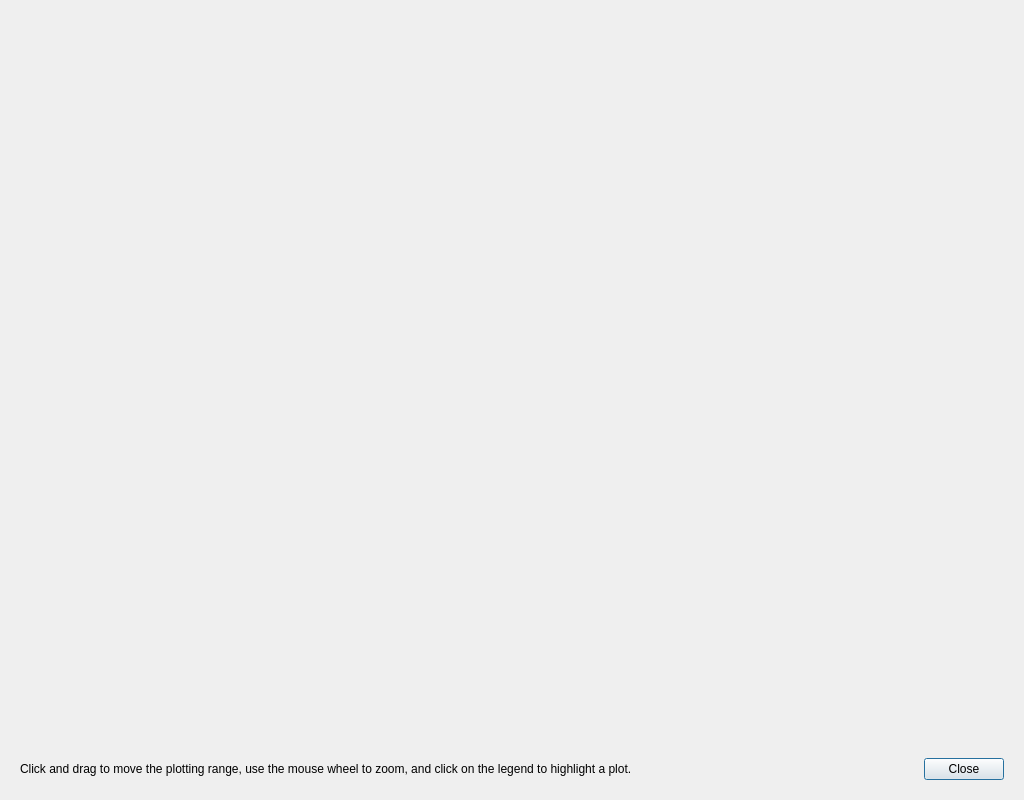
<?xml version="1.0" encoding="UTF-8"?>
<ui version="4.0">
 <class>StatisticsDialog</class>
 <widget class="QDialog" name="StatisticsDialog">
  <property name="geometry">
   <rect>
    <x>0</x>
    <y>0</y>
    <width>1024</width>
    <height>800</height>
   </rect>
  </property>
  <property name="sizePolicy">
   <sizepolicy hsizetype="Expanding" vsizetype="Expanding">
    <horstretch>0</horstretch>
    <verstretch>0</verstretch>
   </sizepolicy>
  </property>
  <property name="minimumSize">
   <size>
    <width>640</width>
    <height>480</height>
   </size>
  </property>
  <property name="windowTitle">
   <string>Launcher - Statistics</string>
  </property>
  <property name="windowOpacity">
   <double>1.000000000000000</double>
  </property>
  <layout class="QGridLayout" name="gridLayout">
   <item row="0" column="0">
    <widget class="QCustomPlot" name="customPlot" native="true">
     <zorder>label</zorder>
    </widget>
   </item>
   <item row="1" column="0">
    <widget class="QFrame" name="footer">
     <property name="sizePolicy">
      <sizepolicy hsizetype="Preferred" vsizetype="Minimum">
       <horstretch>0</horstretch>
       <verstretch>0</verstretch>
      </sizepolicy>
     </property>
     <property name="maximumSize">
      <size>
       <width>16777215</width>
       <height>40</height>
      </size>
     </property>
     <property name="frameShape">
      <enum>QFrame::NoFrame</enum>
     </property>
     <property name="frameShadow">
      <enum>QFrame::Raised</enum>
     </property>
     <property name="lineWidth">
      <number>0</number>
     </property>
     <layout class="QHBoxLayout" name="horizontalLayout_3">
      <item>
       <widget class="QLabel" name="label">
        <property name="text">
         <string>Click and drag to move the plotting range, use the mouse wheel to zoom, and click on the legend to highlight a plot.</string>
        </property>
        <property name="margin">
         <number>0</number>
        </property>
       </widget>
      </item>
      <item>
       <widget class="QDialogButtonBox" name="buttonBox_2">
        <property name="sizePolicy">
         <sizepolicy hsizetype="Preferred" vsizetype="Minimum">
          <horstretch>0</horstretch>
          <verstretch>0</verstretch>
         </sizepolicy>
        </property>
        <property name="orientation">
         <enum>Qt::Horizontal</enum>
        </property>
        <property name="standardButtons">
         <set>QDialogButtonBox::Close</set>
        </property>
        <property name="centerButtons">
         <bool>false</bool>
        </property>
       </widget>
      </item>
     </layout>
    </widget>
   </item>
  </layout>
 </widget>
 <customwidgets>
  <customwidget>
   <class>QCustomPlot</class>
   <extends>QWidget</extends>
   <header>qcustomplot.h</header>
   <container>1</container>
   <slots>
    <signal>legendClick()</signal>
   </slots>
  </customwidget>
 </customwidgets>
 <resources/>
 <connections/>
</ui>
